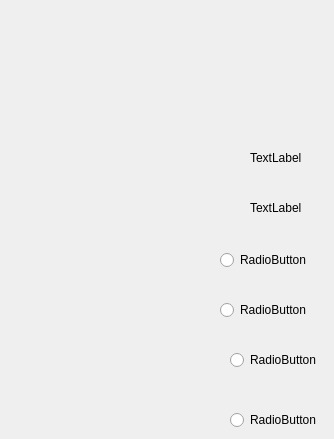
               <widget class="QWidget" name="page_15">
                <widget class="QLabel" name="label_100">
                 <property name="geometry">
                  <rect>
                   <x>250</x>
                   <y>150</y>
                   <width>55</width>
                   <height>16</height>
                  </rect>
                 </property>
                 <property name="text">
                  <string>TextLabel</string>
                 </property>
                </widget>
                <widget class="QLabel" name="label_101">
                 <property name="geometry">
                  <rect>
                   <x>250</x>
                   <y>200</y>
                   <width>55</width>
                   <height>16</height>
                  </rect>
                 </property>
                 <property name="text">
                  <string>TextLabel</string>
                 </property>
                </widget>
                <widget class="QRadioButton" name="radioButton_57">
                 <property name="geometry">
                  <rect>
                   <x>220</x>
                   <y>250</y>
                   <width>95</width>
                   <height>20</height>
                  </rect>
                 </property>
                 <property name="text">
                  <string>RadioButton</string>
                 </property>
                </widget>
                <widget class="QRadioButton" name="radioButton_58">
                 <property name="geometry">
                  <rect>
                   <x>220</x>
                   <y>300</y>
                   <width>95</width>
                   <height>20</height>
                  </rect>
                 </property>
                 <property name="text">
                  <string>RadioButton</string>
                 </property>
                </widget>
                <widget class="QRadioButton" name="radioButton_59">
                 <property name="geometry">
                  <rect>
                   <x>230</x>
                   <y>350</y>
                   <width>95</width>
                   <height>20</height>
                  </rect>
                 </property>
                 <property name="text">
                  <string>RadioButton</string>
                 </property>
                </widget>
                <widget class="QRadioButton" name="radioButton_60">
                 <property name="geometry">
                  <rect>
                   <x>230</x>
                   <y>410</y>
                   <width>95</width>
                   <height>20</height>
                  </rect>
                 </property>
                 <property name="text">
                  <string>RadioButton</string>
                 </property>
                </widget>
               </widget>
